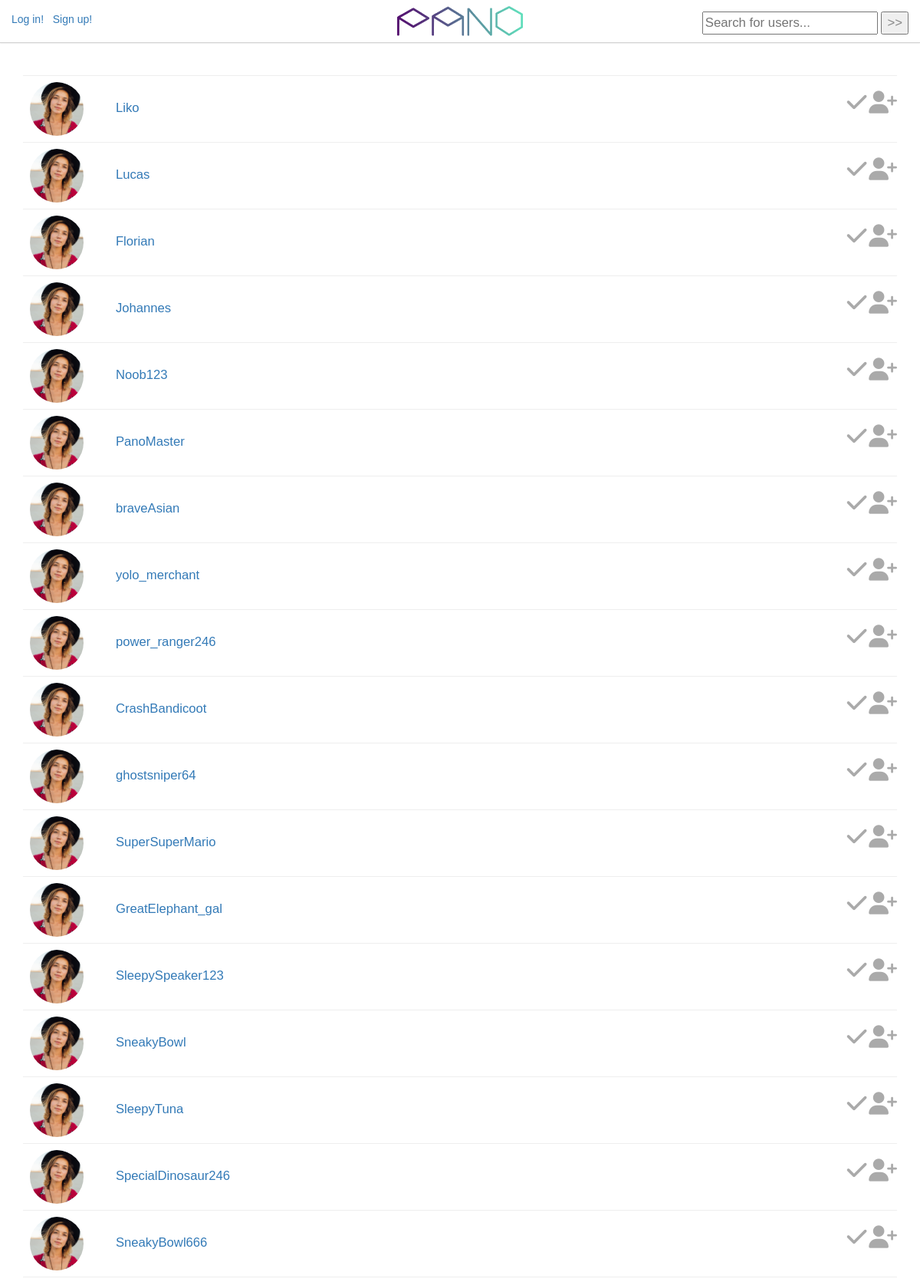
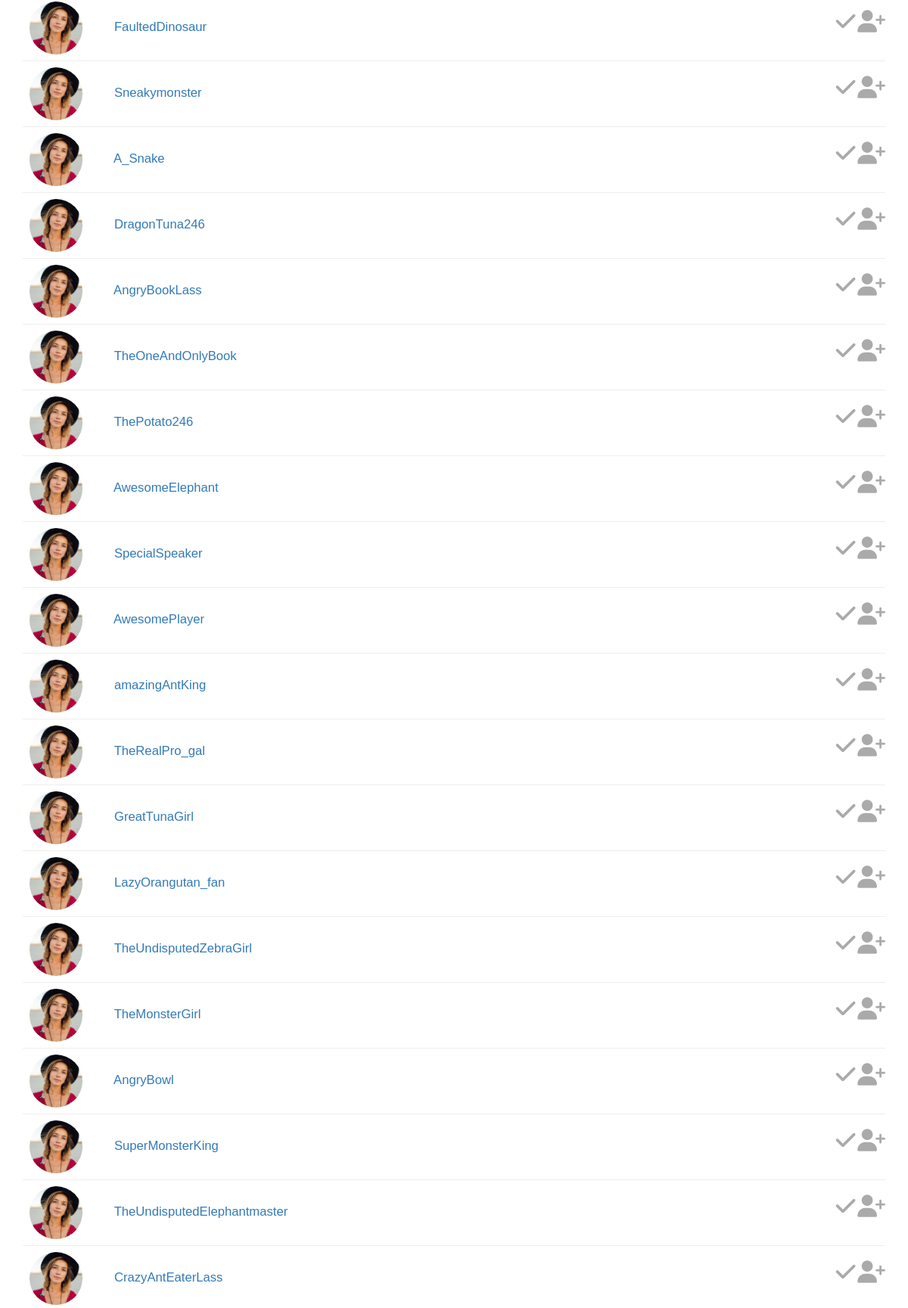
Screenshot of /search.php (upper part) with the database file from the repository (2 pictures, top to bottom).
### tables this page shows
CREATE TABLE `user` (
  `UserID` int(20) NOT NULL,
  `FirstName` varchar(30) NOT NULL,
  `LastName` varchar(30) NOT NULL,
  `UserName` varchar(30) NOT NULL,
  `EmailAddress` varchar(80) NOT NULL,
  `Password` char(64) NOT NULL,
  `Location` varchar(150) NOT NULL,
  `ShortDescrip` varchar(150) NOT NULL,
  `DateCreated` datetime NOT NULL DEFAULT CURRENT_TIMESTAMP,
  `SettingID` int(5) NOT NULL DEFAULT '3'
);

### includes/search-list.php (the view, shortened to what this page needs)
<?php
class frienditem{
    private $friendName;
    private $friendLink;
    private $friendPictureID;
    private $isFriendOfUser;
    public function __construct($friendID, $friendName, $friendLink, $friendPictureID,  $isFriendOfUser){
        $this->friendName =$friendName;
        $this->friendLink =$friendLink;
        $this->friendPictureID =$friendPictureID;
        $this->isFriendOfUser =$isFriendOfUser;
    }
public function returnHTML(){
        $output = '<div class="row search-content">
    <div class="col-md-6 col-xs-6 friend-name">
    <a href="'.SITE_ROOT.'/profile-info.php?id='.$this->friendLink.'">&nbsp;
    <img src="'.SITE_ROOT.'/images/profilepics/'.$this->friendPictureID.'.jpg" class="img-circle friend-picture" /> &nbsp; &nbsp; &nbsp; &nbsp; '.$this->friendName.'
    </a>
    </div>
    <div class="col col-md-6 col-xs-6 friending-icon">';
        if($this->isFriendOfUser){
            $output .= '
      <i  class="fa fa-3x fa-check friending-icon" ></i>
      </div>
      </div>
      <hr>';
        }else{
            $output .= '
      <a href="" class="" onclick= "friendRequest()" ng-click="isfriend'.$this->friendName.' = !isfriend'.$this->friendName.'"> <i  class="fa fa-3x fa-check friending-icon" ng-show="isfriend'.$this->friendName.'" ></i>
      <i  class="fa fa-3x fa-user-plus friending-icon" ng-hide="isfriend'.$this->friendName.'"></i>
      </a>
      </div>
<script> function friendRequest(){<?php friendRequest($this->friendID,$_SESSION[\'UserID\']) ?>
</script>
      </div>
      <hr>';
        }
        return $output;
    }
}

### search.php (shortened to what this page needs)
<!DOCTYPE html>
<html>
<head>
    <link rel="stylesheet" href="https://maxcdn.bootstrapcdn.com/bootstrap/3.3.7/css/bootstrap.min.css">
    <link rel="stylesheet" href="https://cdnjs.cloudflare.com/ajax/libs/animate.css/3.5.2/animate.min.css">
    <link rel="stylesheet" href="css/offset.css">
    <link rel="stylesheet" href="css/style.css">
</head>
<body ng-app="">
<?php
include('includes/header.php');
?>
<main>
    <div class="friend-search-results container">
        <br />
            <hr />
        <?php
        include('includes/search-list.php');
        $term = mysqli_real_escape_string($conn, $_POST['search']);
        if (isset($term)){
            $sql = "SELECT * FROM user WHERE FirstName LIKE  '%" . $term . "%' OR LastName LIKE '%". $term ."%' OR UserName LIKE '%". $term ."%'";
            if($result = mysqli_query($conn, $sql)){
                if(mysqli_num_rows($result) > 0){
                    while($row = mysqli_fetch_array($result)){
                        $isFriendOfUser = false;
                        $friendName = $row['UserName'];
                        $friendUserID = $row['UserID'];
                        $row = new frienditem($friendUserID, $friendName, $friendName, '3', $isFriendOfUser);
                        echo $row->returnHTML();
                    }
                    }
                } else{
                    echo "<p>No matches found</p>";
                }
            } else{
                echo "ERROR: Could not able to execute $sql. " . mysqli_error($conn);
            }
        ?>
    </div>
</main>
</body>
</html>

### css/style.css (style rules this page uses)
body { font-family: 'Lato-Light', sans-serif; font-variant: normal; font-weight: 100; color: white; text-align: center; }
body { padding-top: 60px; padding-bottom: 70px; }
.friend-picture { height: 70px; width: auto; }
hr { color: #ccc; }
.fa { color: color: #61e8bf; vertical-align: middle; }
hr { margin-top: 8px; margin-bottom: 8px; }
.friend-name { text-align: left; font-size: 1.7em; }
.friending-icon { padding-top: 6px; text-align: right; color: #aaa; }
.search-content { text-align: center; color: #444; font-size:0.7em; }

### rows the page displays
user: UserName "Liko"
user: UserName "Lucas"
user: UserName "Florian"
user: UserName "Johannes"
user: UserName "Noob123"
user: UserName "PanoMaster"
user: UserName "braveAsian"
user: UserName "yolo_merchant"
user: UserName "power_ranger246"
user: UserName "CrashBandicoot"
user: UserName "ghostsniper64"
user: UserName "SuperSuperMario"
user: UserName "GreatElephant_gal"
user: UserName "SleepySpeaker123"
user: UserName "SneakyBowl"
user: UserName "SleepyTuna"
user: UserName "SpecialDinosaur246"
user: UserName "SneakyBowl666"
user: UserName "FaultedDinosaur"
user: UserName "Sneakymonster"
user: UserName "A_Snake"
user: UserName "DragonTuna246"
user: UserName "AngryBookLass"
user: UserName "TheOneAndOnlyBook"
user: UserName "ThePotato246"
user: UserName "AwesomeElephant"
user: UserName "SpecialSpeaker"
user: UserName "AwesomePlayer"
user: UserName "amazingAntKing"
user: UserName "TheRealPro_gal"
user: UserName "GreatTunaGirl"
user: UserName "LazyOrangutan_fan"
user: UserName "TheUndisputedZebraGirl"
user: UserName "TheMonsterGirl"
user: UserName "AngryBowl"
user: UserName "SuperMonsterKing"
user: UserName "TheUndisputedElephantmaster"
user: UserName "CrazyAntEaterLass"
